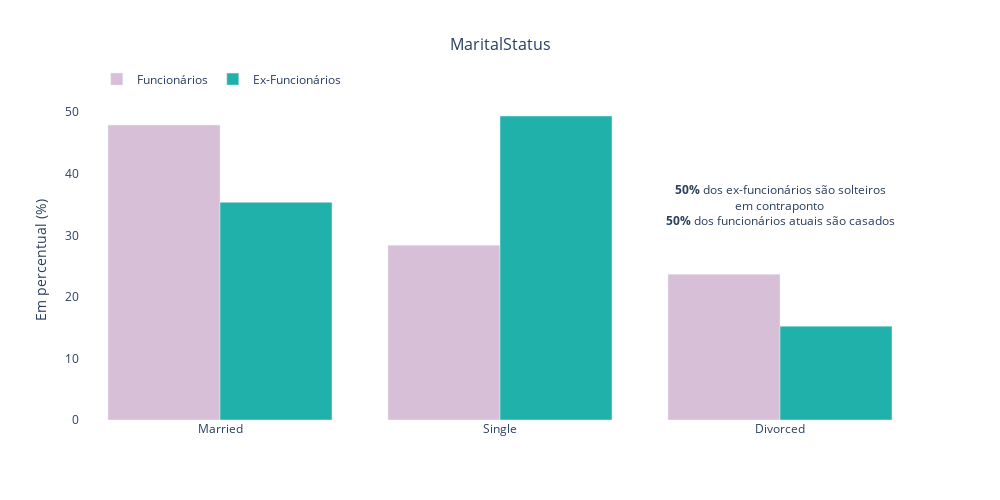

Notebook code for this chart:
### Code cell
# Distribuição de MaritalStatus

fig = go.Figure()

fig.add_trace(go.Bar(
    x=dados_funcionarios['MaritalStatus'].value_counts(normalize=True).index,
    y=dados_funcionarios['MaritalStatus'].value_counts(normalize=True)*100,
    marker_color='thistle',
    name='Funcionários'
))

fig.add_trace(go.Bar(
    x=dados_ex_funcionarios['MaritalStatus'].value_counts(normalize=True).index,
    y=dados_ex_funcionarios['MaritalStatus'].value_counts(normalize=True)*100,
    marker_color='lightseagreen',
    name='Ex-Funcionários'
))

fig.update_layout(
    title='MaritalStatus',
    title_x=0.5, 
    title_font=dict(size=16),  
    barmode='group',
    width=1000,
    height=500, 
    plot_bgcolor='rgba(0,0,0,0)',
    legend=dict(
        orientation="h",
        yanchor="bottom",
        y=1.02,
        xanchor="left",
        x=0.02  
))

fig.add_annotation(
    x=2, 
    y=35,
    text="<b>50%</b> dos ex-funcionários são solteiros</b><br>em contraponto <b><br>50%</b> dos funcionários atuais são casados",
    showarrow=False,
    font=dict(size=12),
    align='center')

fig.update_yaxes(title="Em percentual (%)")

fig.show()

### Figure 1 — Plotly figure (JSON) as saved in the notebook; plotly's stock layout.template omitted (floating-point values rounded to 4 significant figures)
{"data": [{"marker": {"color": "thistle"}, "name": "Funcionários", "type": "bar", "x": ["Married", "Single", "Divorced"], "y": [47.92, 28.4, 23.67]}, {"marker": {"color": "lightseagreen"}, "name": "Ex-Funcionários", "type": "bar", "x": ["Single", "Married", "Divorced"], "y": [49.39, 35.37, 15.24]}], "layout": {"annotations": [{"align": "center", "font": {"size": 12}, "showarrow": false, "text": "<b>50%</b> dos ex-funcionários são solteiros</b><br>em contraponto <b><br>50%</b> dos funcionários atuais são casados", "x": 2, "y": 35}], "barmode": "group", "height": 500, "legend": {"orientation": "h", "x": 0.02, "xanchor": "left", "y": 1.02, "yanchor": "bottom"}, "plot_bgcolor": "rgba(0,0,0,0)", "title": {"font": {"size": 16}, "text": "MaritalStatus", "x": 0.5}, "width": 1000, "yaxis": {"title": {"text": "Em percentual (%)"}}}}
